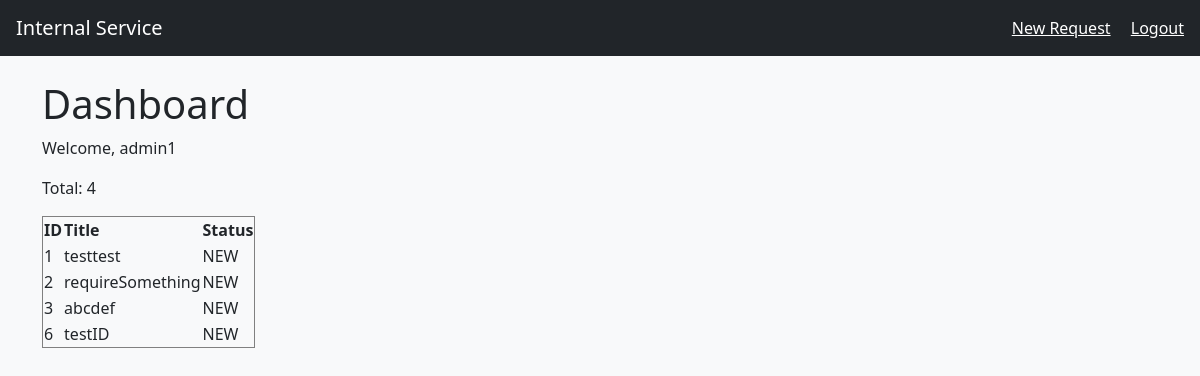
The page /dashboard (signed in) on the database its author committed.
### app.py (models this page shows)
class User(UserMixin, db.Model):
    id = db.Column(db.Integer, primary_key=True)
    username = db.Column(db.String(50), unique=True, nullable=False)
    password = db.Column(db.String(100), nullable=False)
    role = db.Column(db.String(20), default="user")

class ServiceRequest(db.Model):
    id = db.Column(db.Integer, primary_key=True)
    title = db.Column(db.String(100), nullable=False)
    description = db.Column(db.Text, nullable=False)
    status = db.Column(db.String(20), default="NEW")
    user_id = db.Column(db.Integer, nullable=False)
    created_at = db.Column(db.DateTime, default=datetime.utcnow)

### app.py (the view)
@app.route("/dashboard")
@login_required
def dashboard():
    requests = ServiceRequest.query.filter_by(user_id=current_user.id).all()
    return render_template("dashboard.html", requests=requests)

### app.py (called while the page is built)
@login_manager.user_loader
def load_user(user_id):
    return User.query.get(int(user_id))

### templates/dashboard.html
{% extends "base.html" %}
{% block content %}
<h1>Dashboard</h1>
<p>Welcome, {{ current_user.username }}</p>
<p>
Total: {{ requests|length }}
</p>
<table border="1">
<tr>
    <th>ID</th>
    <th>Title</th>
    <th>Status</th>
</tr>
{% for r in requests %}
<tr>
    <td>{{ r.id }}</td>
    <td>{{ r.title }}</td>
    <td>{{ r.status }}</td>
</tr>
{% endfor %}
</table>
{% endblock %}

### templates/base.html (shortened to what this page needs)
<!DOCTYPE html>
<html>
<head>
  <link href="https://cdn.jsdelivr.net/npm/bootstrap@5.3.3/dist/css/bootstrap.min.css" rel="stylesheet">
</head>
<body class="bg-light">
<nav class="navbar navbar-dark bg-dark px-3">
  <a class="navbar-brand" href="{{ url_for('dashboard') }}">Internal Service</a>
  {% if current_user.is_authenticated %}
  <div>
    <a class="text-white me-3" href="{{ url_for('new_request') }}">New Request</a>
    <a class="text-white" href="{{ url_for('logout') }}">Logout</a>
  </div>
  {% endif %}
</nav>
<div class="container mt-4">
  {% block content %}{% endblock %}
</div>
</body>
</html>

### rows shown on the page
User: username "admin1"
ServiceRequest: id "1", title "testtest", status "NEW"
ServiceRequest: id "2", title "requireSomething", status "NEW"
ServiceRequest: id "3", title "abcdef", status "NEW"
ServiceRequest: id "6", title "testID", status "NEW"

### other values the page prints
{{ requests|length }} "4"
